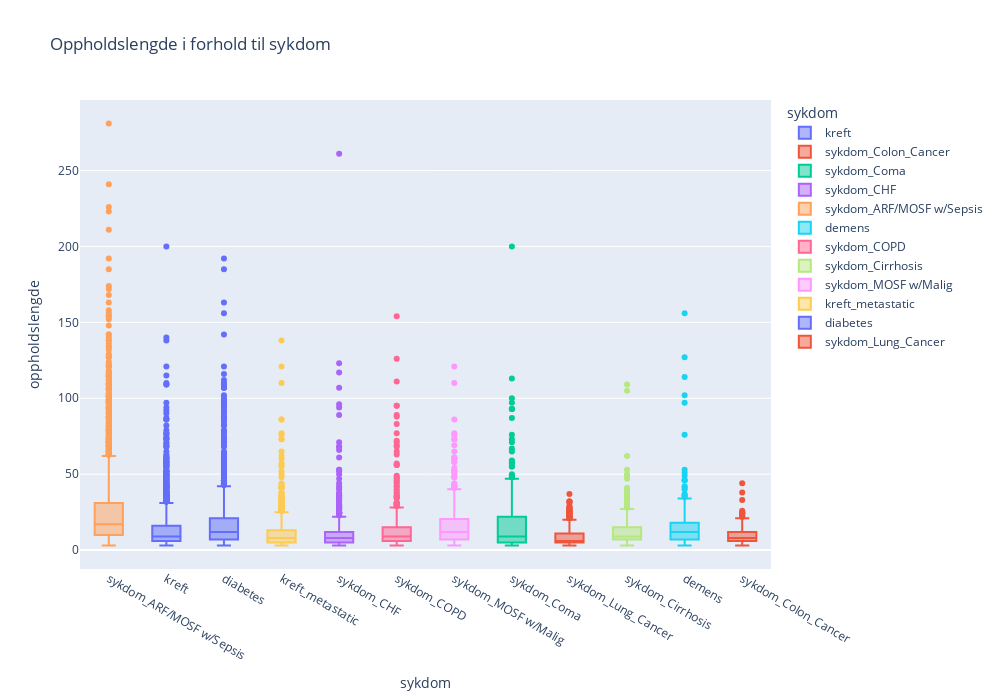

The notebook cell saved with this chart:
### Markdown cell above
#### 3.2.1 Fordeling av oppholdslengde for hver sykdom

### Code cell
disease_cols = { 
       'kreft_metastatic', 'kreft', 'sykdom_ARF/MOSF w/Sepsis',
       'sykdom_CHF', 'sykdom_COPD', 'sykdom_Cirrhosis', 'sykdom_Colon_Cancer',
       'sykdom_Coma', 'sykdom_Lung_Cancer', 'sykdom_MOSF w/Malig', 'diabetes', 
       'demens'
}

disease_cols = [col for col in disease_cols if col in train_df.columns]

disease_melted = pd.melt(train_df, 
                            id_vars=['oppholdslengde'], 
                            value_vars=disease_cols,
                            var_name='sykdom',
                            value_name='har_sykdom'
)
disease_melted = disease_melted[disease_melted['har_sykdom'] == True]

fig = px.box(disease_melted, 
             x='sykdom', 
             y='oppholdslengde',
             color='sykdom',
             title='Oppholdslengde i forhold til sykdom',
             labels={'Oppholdslengde': 'Oppholdslengde (dager)', 'sykdom':'sykdom'},
             width=1000,
             height=700
)
fig.update_layout(xaxis={'categoryorder':'total descending'})

### Figure 1 — Plotly figure (JSON) as saved in the notebook; plotly's stock layout.template omitted (floating-point values rounded to 4 significant figures; data arrays with more than 128 entries replaced by an {"elided": "..."} marker saying what was removed)
{"data": [{"alignmentgroup": "True", "hovertemplate": "sykdom=%{x}<br>oppholdslengde=%{y}<extra></extra>", "legendgroup": "kreft", "marker": {"color": "#636efa"}, "name": "kreft", "notched": false, "offsetgroup": "kreft", "orientation": "v", "showlegend": true, "type": "box", "x": {"elided": "1860 str values"}, "x0": " ", "xaxis": "x", "y": {"elided": "1860 int values"}, "y0": " ", "yaxis": "y"}, {"alignmentgroup": "True", "hovertemplate": "sykdom=%{x}<br>oppholdslengde=%{y}<extra></extra>", "legendgroup": "sykdom_Colon_Cancer", "marker": {"color": "#EF553B"}, "name": "sykdom_Colon_Cancer", "notched": false, "offsetgroup": "sykdom_Colon_Cancer", "orientation": "v", "showlegend": true, "type": "box", "x": {"elided": "292 str values"}, "x0": " ", "xaxis": "x", "y": {"elided": "292 int values"}, "y0": " ", "yaxis": "y"}, {"alignmentgroup": "True", "hovertemplate": "sykdom=%{x}<br>oppholdslengde=%{y}<extra></extra>", "legendgroup": "sykdom_Coma", "marker": {"color": "#00cc96"}, "name": "sykdom_Coma", "notched": false, "offsetgroup": "sykdom_Coma", "orientation": "v", "showlegend": true, "type": "box", "x": {"elided": "373 str values"}, "x0": " ", "xaxis": "x", "y": {"elided": "373 int values"}, "y0": " ", "yaxis": "y"}, {"alignmentgroup": "True", "hovertemplate": "sykdom=%{x}<br>oppholdslengde=%{y}<extra></extra>", "legendgroup": "sykdom_CHF", "marker": {"color": "#ab63fa"}, "name": "sykdom_CHF", "notched": false, "offsetgroup": "sykdom_CHF", "orientation": "v", "showlegend": true, "type": "box", "x": {"elided": "799 str values"}, "x0": " ", "xaxis": "x", "y": {"elided": "799 int values"}, "y0": " ", "yaxis": "y"}, {"alignmentgroup": "True", "hovertemplate": "sykdom=%{x}<br>oppholdslengde=%{y}<extra></extra>", "legendgroup": "sykdom_ARF/MOSF w/Sepsis", "marker": {"color": "#FFA15A"}, "name": "sykdom_ARF/MOSF w/Sepsis", "notched": false, "offsetgroup": "sykdom_ARF/MOSF w/Sepsis", "orientation": "v", "showlegend": true, "type": "box", "x": {"elided": "2100 str values"}, "x0": " ", "xaxis": "x", "y": {"elided": "2100 int values"}, "y0": " ", "yaxis": "y"}, {"alignmentgroup": "True", "hovertemplate": "sykdom=%{x}<br>oppholdslengde=%{y}<extra></extra>", "legendgroup": "demens", "marker": {"color": "#19d3f3"}, "name": "demens", "notched": false, "offsetgroup": "demens", "orientation": "v", "showlegend": true, "type": "box", "x": {"elided": "187 str values"}, "x0": " ", "xaxis": "x", "y": {"elided": "187 int values"}, "y0": " ", "yaxis": "y"}, {"alignmentgroup": "True", "hovertemplate": "sykdom=%{x}<br>oppholdslengde=%{y}<extra></extra>", "legendgroup": "sykdom_COPD", "marker": {"color": "#FF6692"}, "name": "sykdom_COPD", "notched": false, "offsetgroup": "sykdom_COPD", "orientation": "v", "showlegend": true, "type": "box", "x": {"elided": "571 str values"}, "x0": " ", "xaxis": "x", "y": {"elided": "571 int values"}, "y0": " ", "yaxis": "y"}, {"alignmentgroup": "True", "hovertemplate": "sykdom=%{x}<br>oppholdslengde=%{y}<extra></extra>", "legendgroup": "sykdom_Cirrhosis", "marker": {"color": "#B6E880"}, "name": "sykdom_Cirrhosis", "notched": false, "offsetgroup": "sykdom_Cirrhosis", "orientation": "v", "showlegend": true, "type": "box", "x": {"elided": "285 str values"}, "x0": " ", "xaxis": "x", "y": {"elided": "285 int values"}, "y0": " ", "yaxis": "y"}, {"alignmentgroup": "True", "hovertemplate": "sykdom=%{x}<br>oppholdslengde=%{y}<extra></extra>", "legendgroup": "sykdom_MOSF w/Malig", "marker": {"color": "#FF97FF"}, "name": "sykdom_MOSF w/Malig", "notched": false, "offsetgroup": "sykdom_MOSF w/Malig", "orientation": "v", "showlegend": true, "type": "box", "x": {"elided": "436 str values"}, "x0": " ", "xaxis": "x", "y": {"elided": "436 int values"}, "y0": " ", "yaxis": "y"}, {"alignmentgroup": "True", "hovertemplate": "sykdom=%{x}<br>oppholdslengde=%{y}<extra></extra>", "legendgroup": "kreft_metastatic", "marker": {"color": "#FECB52"}, "name": "kreft_metastatic", "notched": false, "offsetgroup": "kreft_metastatic", "orientation": "v", "showlegend": true, "type": "box", "x": {"elided": "1113 str values"}, "x0": " ", "xaxis": "x", "y": {"elided": "1113 int values"}, "y0": " ", "yaxis": "y"}, {"alignmentgroup": "True", "hovertemplate": "sykdom=%{x}<br>oppholdslengde=%{y}<extra></extra>", "legendgroup": "diabetes", "marker": {"color": "#636efa"}, "name": "diabetes", "notched": false, "offsetgroup": "diabetes", "orientation": "v", "showlegend": true, "type": "box", "x": {"elided": "1077 str values"}, "x0": " ", "xaxis": "x", "y": {"elided": "1077 int values"}, "y0": " ", "yaxis": "y"}, {"alignmentgroup": "True", "hovertemplate": "sykdom=%{x}<br>oppholdslengde=%{y}<extra></extra>", "legendgroup": "sykdom_Lung_Cancer", "marker": {"color": "#EF553B"}, "name": "sykdom_Lung_Cancer", "notched": false, "offsetgroup": "sykdom_Lung_Cancer", "orientation": "v", "showlegend": true, "type": "box", "x": {"elided": "557 str values"}, "x0": " ", "xaxis": "x", "y": {"elided": "557 int values"}, "y0": " ", "yaxis": "y"}], "layout": {"boxmode": "overlay", "height": 700, "legend": {"title": {"text": "sykdom"}, "tracegroupgap": 0}, "title": {"text": "Oppholdslengde i forhold til sykdom"}, "width": 1000, "xaxis": {"anchor": "y", "categoryarray": ["kreft", "sykdom_Colon_Cancer", "sykdom_Coma", "sykdom_CHF", "sykdom_ARF/MOSF w/Sepsis", "demens", "sykdom_COPD", "sykdom_Cirrhosis", "sykdom_MOSF w/Malig", "kreft_metastatic", "diabetes", "sykdom_Lung_Cancer"], "categoryorder": "total descending", "domain": [0, 1], "title": {"text": "sykdom"}}, "yaxis": {"anchor": "x", "domain": [0, 1], "title": {"text": "oppholdslengde"}}}}
